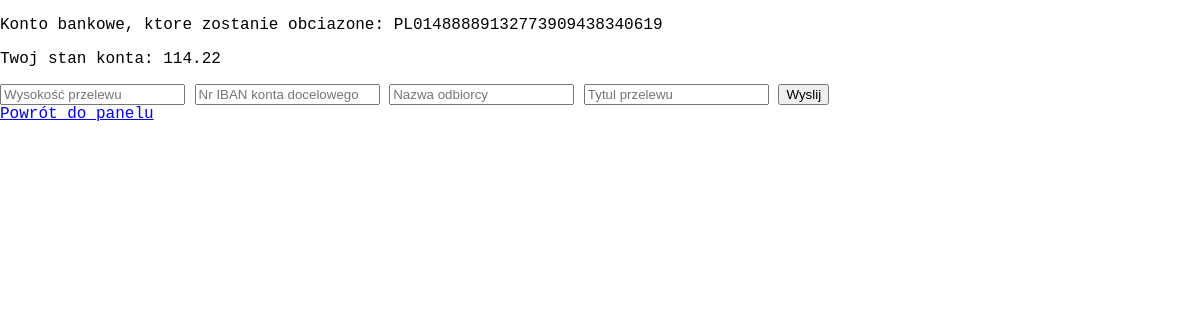
Before: /make_transfer (signed in) with the older database file.
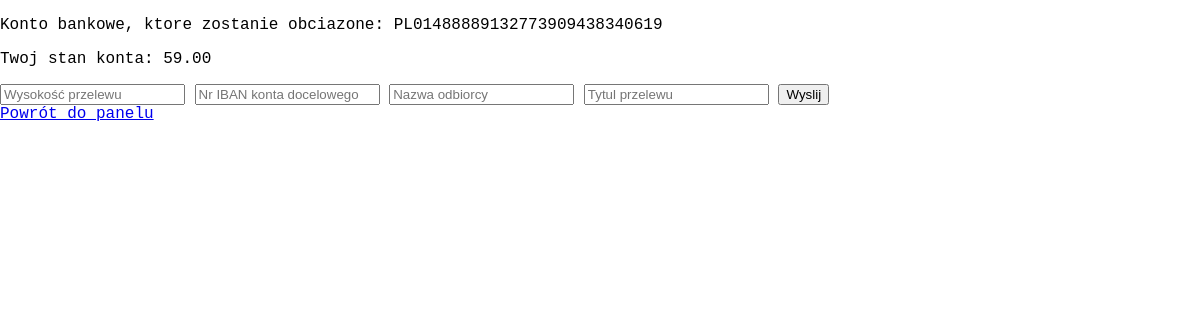
After: the same page with the newer database file.
### app/__init__.py (models this page shows, shortened)
class Customers(db.Model, UserMixin):
    __tablename__ = "Customers"
    customer_id = db.Column(db.String(16), primary_key=True, unique=True)
    iban_number = db.Column(db.String(28), nullable=False, unique=True)
    account_balance = db.Column(db.Float, nullable=False)
    pesel = db.Column(db.String(11), db.ForeignKey('Users.pesel'))

### app/views.py (the view, shortened to what this page needs)
@app.route("/make_transfer", methods=['GET', 'POST'])
@login_required
def make_transfer():
    login = current_user.login
    user = Users.query.filter_by(login=login).first()
    customer = Customers.query.filter_by(pesel=user.pesel).first()
    form = Transfer_form()
    return render_template("make_transfer.html",form=form, iban_source=customer.iban_number, balance=customer.account_balance)

### app/models/utils.py
class Transfer_form(FlaskForm):
    amount = StringField(validators=[InputRequired(), Length(min=1)], render_kw={'placeholder': 'Wysokość przelewu'})
    iban_destination = StringField(validators=[InputRequired(), Length(min=28, max=28)], render_kw={'placeholder': 'Nr IBAN konta docelowego'})
    receiver_name = StringField(validators=[InputRequired(), Length(min=1)], render_kw={'placeholder': 'Nazwa odbiorcy'})
    title = StringField(validators=[InputRequired(), Length(min=1)], render_kw={'placeholder': 'Tytul przelewu'})
    submit = SubmitField("Wyslij")

### app/views.py (called while the page is built)
@login_manager.user_loader
def load_user(pesel):
    return Users.query.get(pesel)

### app/templates/make_transfer.html (shortened to what this page needs)
{% extends 'base.html'%}
{% block body %}
<p> Konto bankowe, ktore zostanie obciazone: {{ iban_source }} </p>
<p> Twoj stan konta: {{ "%.2f"|format(balance) }}</p>
<form method="POST" action="">
    {{ form.amount }}
    {{ form.iban_destination }}
    {{ form.receiver_name }}
    {{ form.title }}
    {{ form.submit }}
</form>
<a href="{{ url_for('dashboard') }}">Powrót do panelu</a>
{% endblock %}

Changed rows visible on the page:
changed Customers "PL01488889132773909438340619": account_balance "114.22" → "59.00"
